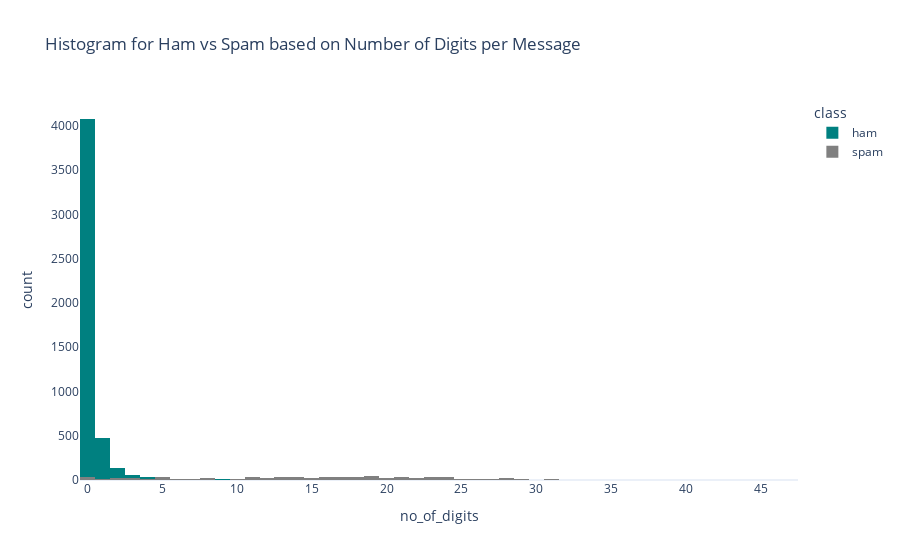

Source (notebook cell):
### Markdown cell above
## Exploring Number of Digits per Message

### Code cell
fig = px.histogram(data, x = 'no_of_digits', 
                    color = 'class', template = 'plotly_white', 
                    color_discrete_sequence = ["teal", "gray"],
                    title = "Histogram for Ham vs Spam based on Number of Digits per Message")
fig.update_xaxes(showgrid = False)
fig.update_yaxes(showgrid = False)
fig.update_layout(barmode = 'overlay')
fig.show()

### Figure 1 — Plotly figure (JSON) as saved in the notebook; plotly's stock layout.template omitted (floating-point values rounded to 4 significant figures; data arrays with more than 128 entries replaced by an {"elided": "..."} marker saying what was removed)
{"data": [{"alignmentgroup": "True", "bingroup": "x", "hovertemplate": "class=ham<br>no_of_digits=%{x}<br>count=%{y}<extra></extra>", "legendgroup": "ham", "marker": {"color": "teal", "pattern": {"shape": ""}}, "name": "ham", "offsetgroup": "ham", "orientation": "v", "showlegend": true, "type": "histogram", "x": {"elided": "4825 int values"}, "xaxis": "x", "yaxis": "y"}, {"alignmentgroup": "True", "bingroup": "x", "hovertemplate": "class=spam<br>no_of_digits=%{x}<br>count=%{y}<extra></extra>", "legendgroup": "spam", "marker": {"color": "gray", "pattern": {"shape": ""}}, "name": "spam", "offsetgroup": "spam", "orientation": "v", "showlegend": true, "type": "histogram", "x": {"elided": "747 int values"}, "xaxis": "x", "yaxis": "y"}], "layout": {"barmode": "overlay", "legend": {"title": {"text": "class"}, "tracegroupgap": 0}, "title": {"text": "Histogram for Ham vs Spam based on Number of Digits per Message"}, "xaxis": {"anchor": "y", "domain": [0, 1], "showgrid": false, "title": {"text": "no_of_digits"}}, "yaxis": {"anchor": "x", "domain": [0, 1], "showgrid": false, "title": {"text": "count"}}}}
